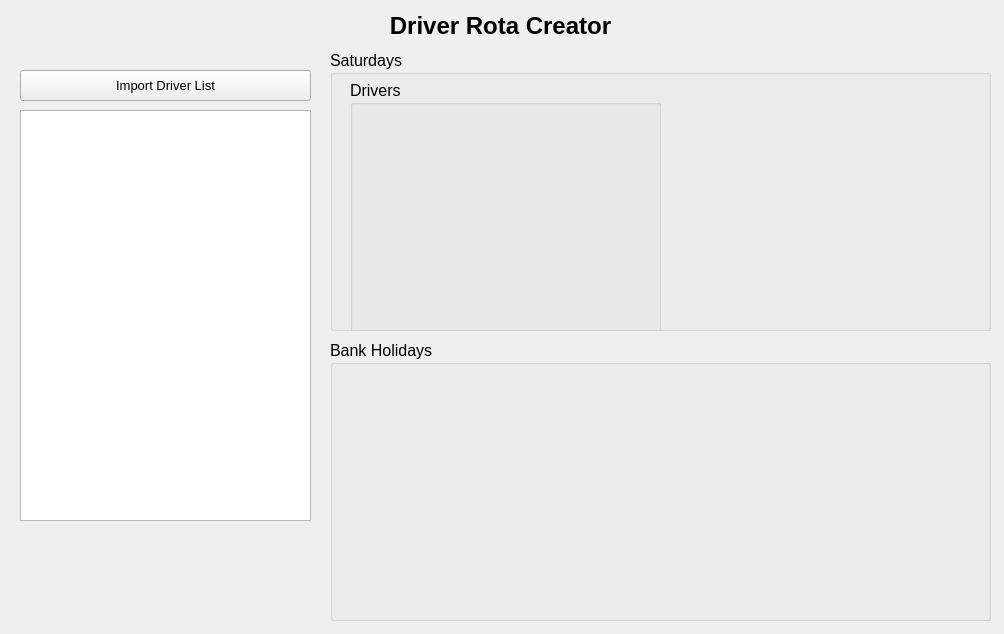
<?xml version="1.0" encoding="UTF-8"?>
<ui version="4.0">
 <class>StartWindow</class>
 <widget class="QMainWindow" name="StartWindow">
  <property name="geometry">
   <rect>
    <x>0</x>
    <y>0</y>
    <width>1004</width>
    <height>634</height>
   </rect>
  </property>
  <property name="windowTitle">
   <string>Rota Generator</string>
  </property>
  <property name="tabShape">
   <enum>QTabWidget::Rounded</enum>
  </property>
  <widget class="QWidget" name="centralwidget">
   <widget class="QLabel" name="label">
    <property name="geometry">
     <rect>
      <x>10</x>
      <y>10</y>
      <width>981</width>
      <height>31</height>
     </rect>
    </property>
    <property name="font">
     <font>
      <family>Arial</family>
      <pointsize>18</pointsize>
      <weight>75</weight>
      <bold>true</bold>
     </font>
    </property>
    <property name="text">
     <string>Driver Rota Creator</string>
    </property>
    <property name="alignment">
     <set>Qt::AlignCenter</set>
    </property>
   </widget>
   <widget class="QGroupBox" name="grpSaturdays">
    <property name="geometry">
     <rect>
      <x>330</x>
      <y>50</y>
      <width>661</width>
      <height>281</height>
     </rect>
    </property>
    <property name="font">
     <font>
      <family>Arial</family>
      <pointsize>12</pointsize>
     </font>
    </property>
    <property name="title">
     <string>Saturdays</string>
    </property>
    <widget class="QGroupBox" name="grpDrivers">
     <property name="geometry">
      <rect>
       <x>20</x>
       <y>30</y>
       <width>311</width>
       <height>571</height>
      </rect>
     </property>
     <property name="font">
      <font>
       <family>Arial</family>
       <pointsize>12</pointsize>
      </font>
     </property>
     <property name="title">
      <string>Drivers</string>
     </property>
     <widget class="QPushButton" name="btnRemove">
      <property name="geometry">
       <rect>
        <x>10</x>
        <y>490</y>
        <width>291</width>
        <height>31</height>
       </rect>
      </property>
      <property name="font">
       <font>
        <family>Arial</family>
        <pointsize>10</pointsize>
       </font>
      </property>
      <property name="text">
       <string>Remove Driver</string>
      </property>
     </widget>
     <widget class="QPushButton" name="btnClear">
      <property name="geometry">
       <rect>
        <x>10</x>
        <y>530</y>
        <width>291</width>
        <height>31</height>
       </rect>
      </property>
      <property name="font">
       <font>
        <family>Arial</family>
        <pointsize>10</pointsize>
       </font>
      </property>
      <property name="text">
       <string>Clear List</string>
      </property>
     </widget>
    </widget>
   </widget>
   <widget class="QGroupBox" name="grpBankHols">
    <property name="geometry">
     <rect>
      <x>330</x>
      <y>340</y>
      <width>661</width>
      <height>281</height>
     </rect>
    </property>
    <property name="font">
     <font>
      <family>Arial</family>
      <pointsize>12</pointsize>
     </font>
    </property>
    <property name="title">
     <string>Bank Holidays</string>
    </property>
   </widget>
   <widget class="QListView" name="lstDrivers">
    <property name="geometry">
     <rect>
      <x>20</x>
      <y>110</y>
      <width>291</width>
      <height>411</height>
     </rect>
    </property>
   </widget>
   <widget class="QPushButton" name="btnImport">
    <property name="geometry">
     <rect>
      <x>20</x>
      <y>70</y>
      <width>291</width>
      <height>31</height>
     </rect>
    </property>
    <property name="font">
     <font>
      <family>MS Shell Dlg 2</family>
      <pointsize>10</pointsize>
     </font>
    </property>
    <property name="text">
     <string>Import Driver List</string>
    </property>
   </widget>
  </widget>
  <action name="actionOpen">
   <property name="text">
    <string>Open</string>
   </property>
   <property name="statusTip">
    <string/>
   </property>
  </action>
  <action name="actionSave">
   <property name="text">
    <string>Save</string>
   </property>
  </action>
  <action name="actionClose">
   <property name="text">
    <string>Close</string>
   </property>
  </action>
 </widget>
 <resources/>
 <connections/>
</ui>
